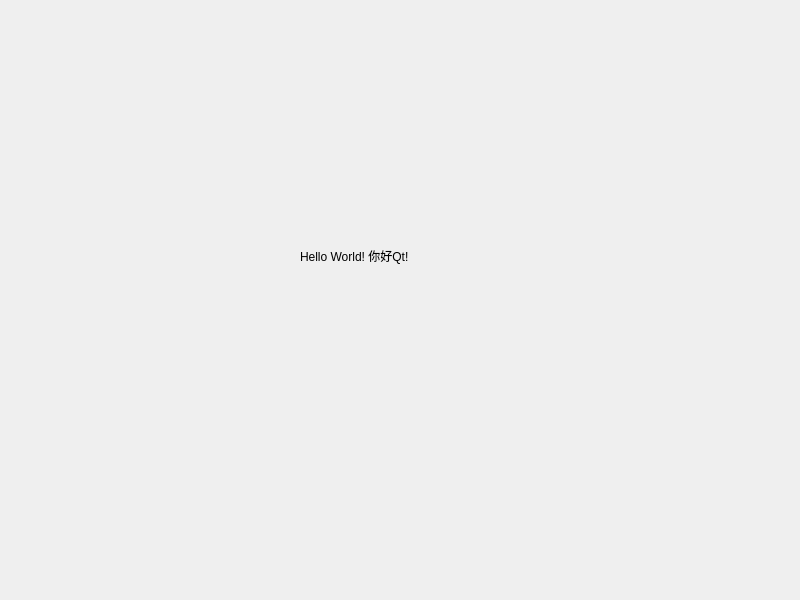
<?xml version="1.0" encoding="UTF-8"?>
<ui version="4.0">
 <class>HelloDialog</class>
 <widget class="QDialog" name="HelloDialog">
  <property name="geometry">
   <rect>
    <x>0</x>
    <y>0</y>
    <width>800</width>
    <height>600</height>
   </rect>
  </property>
  <property name="windowTitle">
   <string>HelloDialog</string>
  </property>
  <widget class="QLabel" name="label">
   <property name="geometry">
    <rect>
     <x>300</x>
     <y>240</y>
     <width>151</width>
     <height>31</height>
    </rect>
   </property>
   <property name="text">
    <string>Hello World! 你好Qt!</string>
   </property>
   <property name="alignment">
    <set>Qt::AlignLeading|Qt::AlignLeft|Qt::AlignVCenter</set>
   </property>
  </widget>
 </widget>
 <resources/>
 <connections/>
</ui>
